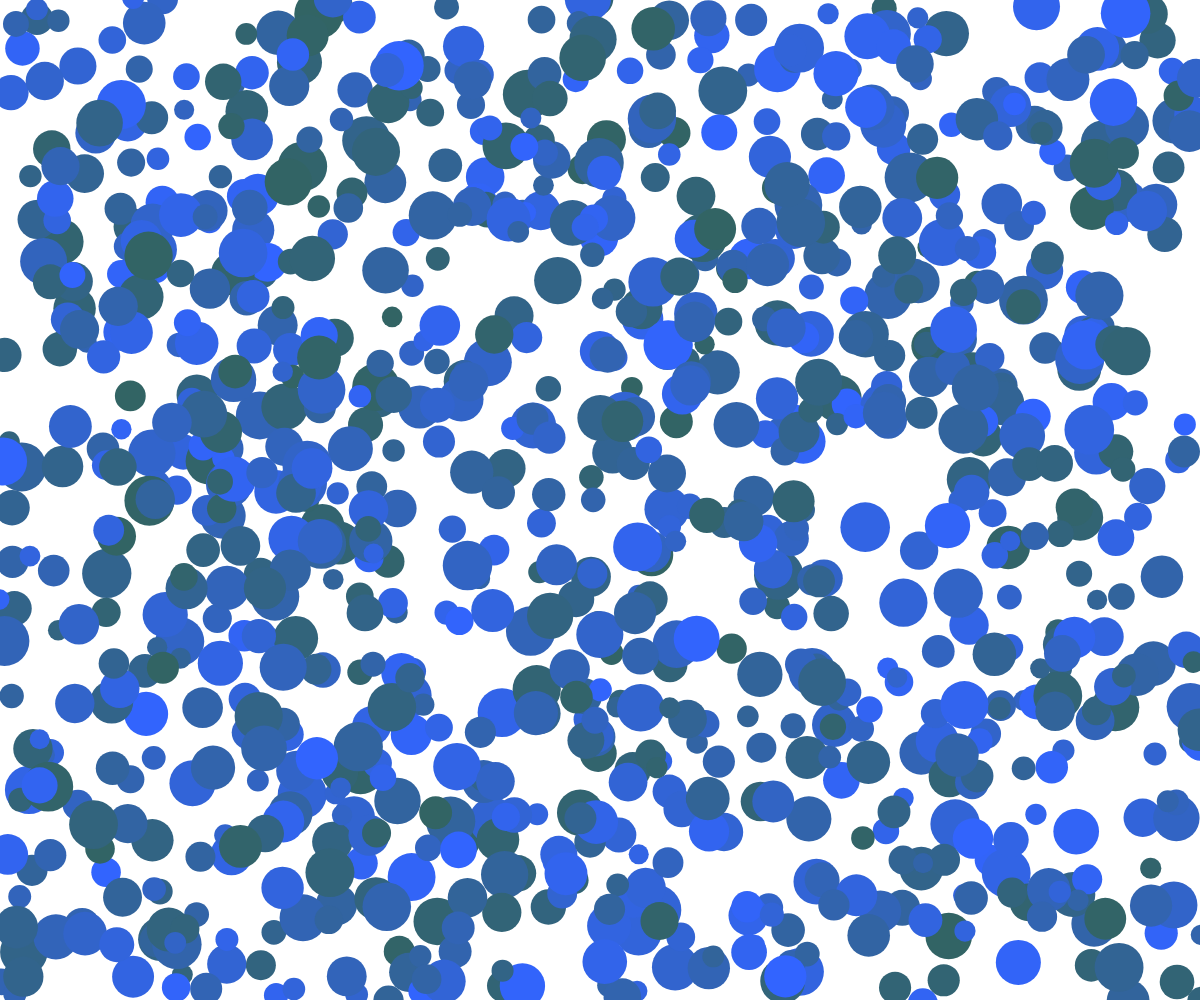
Frame 1 (no input)
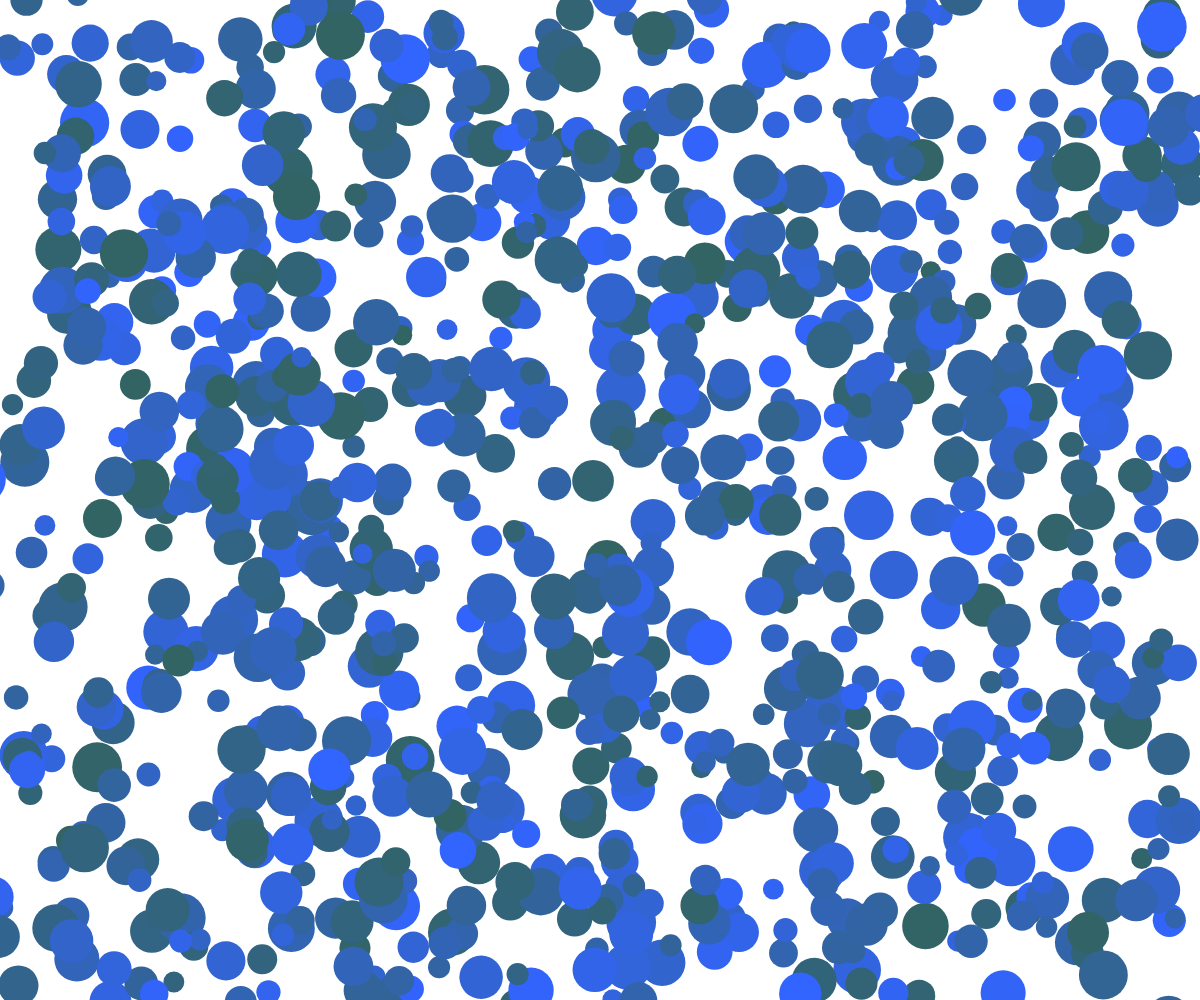
Frame 60 (no input)
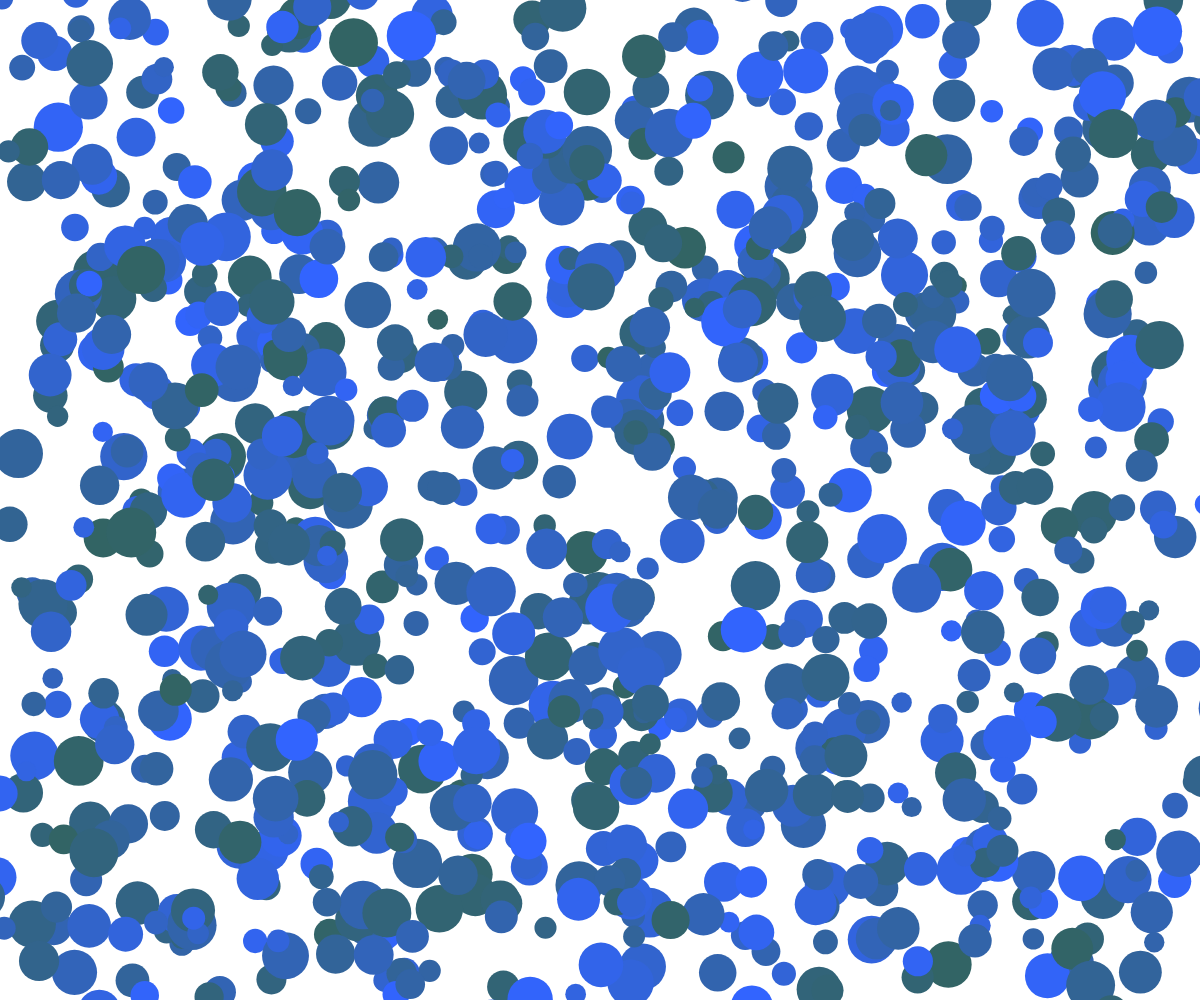
Frame 120 (the mouse pressed at the canvas centre since frame 60)

The p5.js sketch that drew these frames (run headless with seeded random() and noise() and a simulated clock; from frame 60 on, the mouse is pressed at the canvas centre):

// p5.js sketch
// ── sketch.js
var collectibles = [];
 
function setup() {
	createCanvas(windowWidth, windowHeight);
 
	for(var i = 0; i < 1000; i++) {
		collectibles.push(new Collectible());
	}
 
 
}
 
function draw() {
	background(255);
 
	// run thru every collectible in reverse
	for(var i = collectibles.length-1; i>=0; i--) {
		collectibles[i].update();

		var theDistance = dist(mouseX, mouseY, collectibles[i].x, collectibles[i].y);

		if(theDistance < collectibles[i].diameter / 2){
			//the mouse is inside the radius of this object
			//color changes
			collectibles[i].col = color(255,0,0);

			//remove it from array
			collectibles.splice(i,1);
		}
	}
}
 
// create a collectibles class
function Collectible() {
 
	// spawn at random location
	this.x = random(width);
	this.y = random(height);
 
	this.diameter = random(20, 50);
 
	// random blueish color
	this.col = color(50, 100, random(100,255));
 
	// internal function for object
	this.update = function() {
 
		//move section
		this.x += random(-5,5);
		this.y += random(-5,5);




		// draw section
		noStroke();
		fill(this.col);
		ellipse(this.x, this.y, this.diameter, this.diameter);
	}
}
